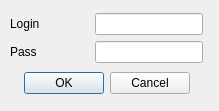
<?xml version="1.0" encoding="UTF-8"?>
<ui version="4.0">
 <class>LoginDialog</class>
 <widget class="QDialog" name="LoginDialog">
  <property name="windowModality">
   <enum>Qt::WindowModal</enum>
  </property>
  <property name="geometry">
   <rect>
    <x>0</x>
    <y>0</y>
    <width>219</width>
    <height>111</height>
   </rect>
  </property>
  <property name="windowTitle">
   <string>Login to VK</string>
  </property>
  <property name="styleSheet">
   <string notr="true">&quot;QToolTip { color: #ffffff; background-color: #2a82da; border: 1px solid white; }&quot;</string>
  </property>
  <property name="modal">
   <bool>true</bool>
  </property>
  <widget class="QWidget" name="layoutWidget">
   <property name="geometry">
    <rect>
     <x>10</x>
     <y>10</y>
     <width>193</width>
     <height>87</height>
    </rect>
   </property>
   <layout class="QVBoxLayout" name="verticalLayout_3">
    <item>
     <layout class="QVBoxLayout" name="verticalLayout_2">
      <item>
       <layout class="QHBoxLayout" name="horizontalLayout_2">
        <item>
         <widget class="QLabel" name="login_lbl">
          <property name="text">
           <string>Login</string>
          </property>
         </widget>
        </item>
        <item>
         <spacer name="horizontalSpacer">
          <property name="orientation">
           <enum>Qt::Horizontal</enum>
          </property>
          <property name="sizeHint" stdset="0">
           <size>
            <width>40</width>
            <height>20</height>
           </size>
          </property>
         </spacer>
        </item>
        <item>
         <widget class="QLineEdit" name="login_edit"/>
        </item>
       </layout>
      </item>
      <item>
       <layout class="QHBoxLayout" name="horizontalLayout">
        <item>
         <widget class="QLabel" name="pass_lbl">
          <property name="text">
           <string>Pass</string>
          </property>
         </widget>
        </item>
        <item>
         <spacer name="horizontalSpacer_2">
          <property name="orientation">
           <enum>Qt::Horizontal</enum>
          </property>
          <property name="sizeHint" stdset="0">
           <size>
            <width>40</width>
            <height>20</height>
           </size>
          </property>
         </spacer>
        </item>
        <item>
         <widget class="QLineEdit" name="pass_edit"/>
        </item>
       </layout>
      </item>
     </layout>
    </item>
    <item>
     <layout class="QHBoxLayout" name="horizontalLayout_3">
      <item>
       <widget class="QDialogButtonBox" name="buttonBox">
        <property name="orientation">
         <enum>Qt::Horizontal</enum>
        </property>
        <property name="standardButtons">
         <set>QDialogButtonBox::Cancel|QDialogButtonBox::Ok</set>
        </property>
        <property name="centerButtons">
         <bool>true</bool>
        </property>
       </widget>
      </item>
     </layout>
    </item>
   </layout>
  </widget>
 </widget>
 <resources/>
 <connections>
  <connection>
   <sender>buttonBox</sender>
   <signal>accepted()</signal>
   <receiver>LoginDialog</receiver>
   <slot>accept()</slot>
   <hints>
    <hint type="sourcelabel">
     <x>248</x>
     <y>254</y>
    </hint>
    <hint type="destinationlabel">
     <x>157</x>
     <y>274</y>
    </hint>
   </hints>
  </connection>
  <connection>
   <sender>buttonBox</sender>
   <signal>rejected()</signal>
   <receiver>LoginDialog</receiver>
   <slot>reject()</slot>
   <hints>
    <hint type="sourcelabel">
     <x>316</x>
     <y>260</y>
    </hint>
    <hint type="destinationlabel">
     <x>286</x>
     <y>274</y>
    </hint>
   </hints>
  </connection>
 </connections>
</ui>
